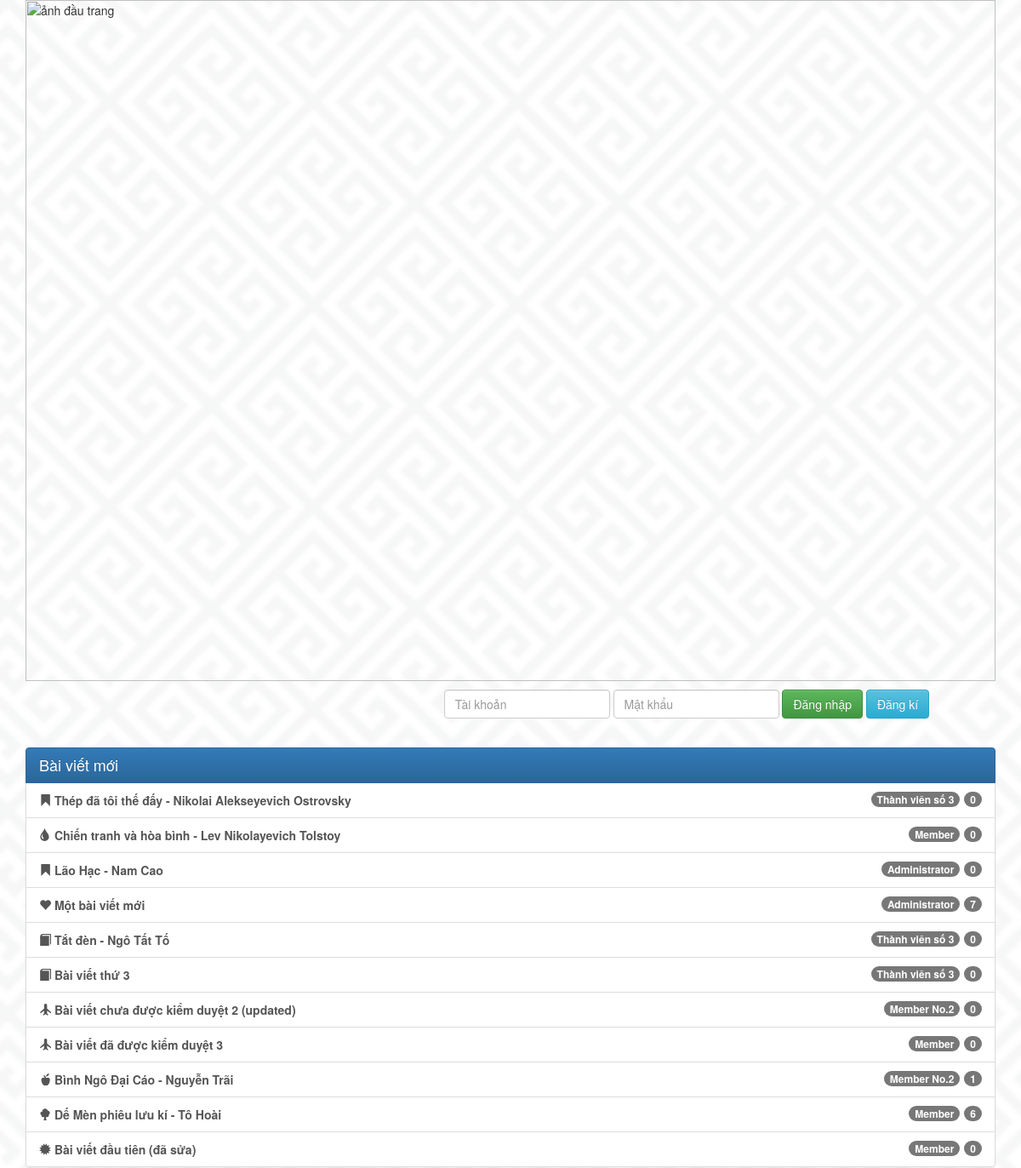
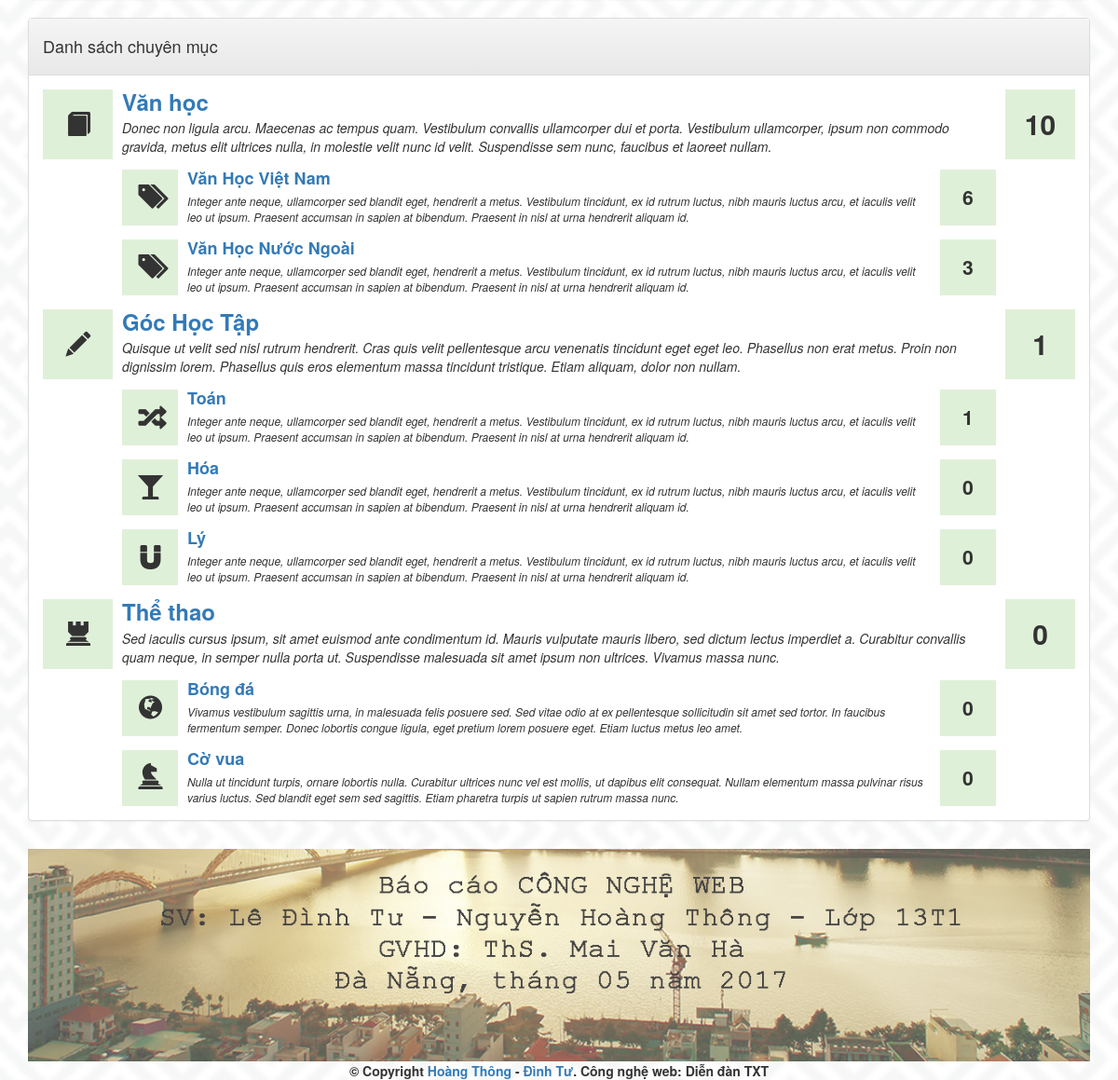
The page / on the database its author committed (2 pictures, top to bottom).
### tables this page shows
CREATE TABLE IF NOT EXISTS `posts` (
  `post_id` int(11) NOT NULL AUTO_INCREMENT,
  `topic_id` int(11) NOT NULL,
  `is_verified` bit(1) NOT NULL DEFAULT b'0',
  `post_title` varchar(100) NOT NULL,
  `post_content` text NOT NULL,
  `created_time` timestamp NOT NULL DEFAULT CURRENT_TIMESTAMP,
  `last_edit_time` timestamp NULL DEFAULT NULL,
  `icon_name` varchar(50) NOT NULL DEFAULT 'th',
  `username` varchar(50) NOT NULL,
  PRIMARY KEY (`post_id`)
);

CREATE TABLE IF NOT EXISTS `users` (
  `username` varchar(50) NOT NULL,
  `password` varchar(50) NOT NULL,
  `level` tinyint(4) NOT NULL DEFAULT '4',
  `full_name` varchar(50) NOT NULL,
  `email` varchar(50) NOT NULL,
  `is_blocked` bit(1) NOT NULL DEFAULT b'0',
  `created_time` timestamp NOT NULL DEFAULT CURRENT_TIMESTAMP,
  `last_login_time` timestamp NULL DEFAULT NULL,
  `avatar_url` varchar(255) DEFAULT 'images/member_96px.png',
  PRIMARY KEY (`username`),
  UNIQUE KEY `email` (`email`)
);

CREATE TABLE IF NOT EXISTS `topics` (
  `topic_id` int(11) NOT NULL AUTO_INCREMENT,
  `parent_topic_id` int(11) DEFAULT NULL,
  `topic_title` varchar(50) NOT NULL,
  `level` tinyint(4) NOT NULL DEFAULT '6',
  `description` varchar(255) DEFAULT NULL,
  `created_time` timestamp NOT NULL DEFAULT CURRENT_TIMESTAMP,
  `icon_name` varchar(50) NOT NULL DEFAULT 'th',
  PRIMARY KEY (`topic_id`)
);

### _func.php (called while the page is built, shortened)
<?php
function get_posts_number($connection, $topic_id) {
	$user_level = LEVEL_VISITOR;
	if ($user_level < LEVEL_MEMBER) {
		$hide_unverified_posts = "";
	} else {
		$hide_unverified_posts = " posts.is_verified = 1 and ";
	}
	$num = 0;
	$sql = "select count(post_id) from posts where $hide_unverified_posts topic_id = $topic_id";
	$result = mysql_query($sql, $connection);
	if ($result) {
		if ($row = mysql_fetch_array($result)) {
			$num = $row[0];
		}
		$sql_2 = "select topic_id from topics where parent_topic_id = $topic_id";
		$result_2 = mysql_query($sql_2, $connection);
		if ($result_2) {
			while ($row_2 = mysql_fetch_array($result_2)) {
				$num += get_posts_number($connection, $row_2[0]);
			}
		}
	}
	return $num;
}
function get_replies_number($connection, $post_id) {
	$sql = "select count(reply_id) from replies where post_id = $post_id";
	$result = mysql_query($sql, $connection);
	if ($result) {
		if ($row = mysql_fetch_array($result)) {
			return $row[0];
		}
	}
	return 0;
}
?>

### index.php (the view, shortened to what this page needs)
<?php
	include('_header.php');
	include('_func.php');
?>
	<div class="container">
		<div class="list-group">
			<h4 class="list-group-item active">Bài viết mới</h4>
			<?php
				if (isset($_SESSION['session_level']) && $_SESSION['session_level'] < LEVEL_MEMBER) {
					$where_clause_hide_unverified_posts = " posts.username = users.username ";
				} else {
					$include_my_posts = (isset($_SESSION['session_username']) ? ("or posts.username = '".$_SESSION['session_username'])."'" : "");
					$where_clause_hide_unverified_posts = " posts.username = users.username and (posts.is_verified = 1 $include_my_posts )";
				}
				$select_new_posts = 'select post_id, post_title, icon_name, full_name, is_verified
					from posts, users
					where ' .$where_clause_hide_unverified_posts. '
					order by posts.created_time DESC
					limit 0 , ' .MAX_NEW_ITEMS;
				$result_new_posts = mysql_query($select_new_posts, $connection);
				if ($result_new_posts) {
					while ($row = mysql_fetch_assoc($result_new_posts)) {
						$highlighted_item = "";
						echo '
							<a class="list-group-item '.$highlighted_item.'" href="view_post.php?post_id='.$row['post_id'].'">
								<span class="glyphicon glyphicon-' .$row['icon_name']. '"></span>
								<strong>'.$row['post_title'].'</strong>
								<span class="badge">'. get_replies_number($connection, $row['post_id']) .'</span>
								<span class="badge">'.$row['full_name'].'</span>
							</a>';
					}
				}
			?>
		</div>
		<div class="panel panel-default">
			<div class="panel-heading"><h4>Danh sách chuyên mục</h4></div>
			<div class="panel-body">
				<?php
					$user_level = LEVEL_VISITOR;
					$select_topics = 'select * from topics where parent_topic_id is null and level >= ' .$user_level;
					$result_topics = mysql_query($select_topics, $connection);
					if ($result_topics) {
						while ($row = mysql_fetch_assoc($result_topics)) {
							$nested_topics_html = '';
							$select_child_topics = 'select * from topics where parent_topic_id = ' .$row['topic_id']. ' and level >= ' .$user_level;
							$result_nested_topics = mysql_query($select_child_topics, $connection);
							if ($result_nested_topics) {
								while ($nested_row = mysql_fetch_assoc($result_nested_topics)) {
									$nested_topics_html .= '
										<div class="media">
											<div class="media-left">
												<div class="square-box small">
													<div class="square-content">
														<div class="bg-success"><span class="glyphicon glyphicon-' .$nested_row['icon_name']. '"></span></div>
													</div>
												</div>
											</div>
											<div class="media-body">
												<h4 class="media-heading"><a href="view_topic.php?topic_id=' .$nested_row['topic_id']. '"><strong>' .$nested_row['topic_title']. '</strong></a></h4>
												<em class="small">' .$nested_row['description']. '</em>
											</div>
											<div class="media-right">
												<div class="square-box small">
													<div class="square-content">
														<div class="bg-success"><span><small>' .get_posts_number($connection, $nested_row['topic_id']). '</small></span></div>
													</div>
												</div>
											</div>
										</div>
									';
								}
							}
							echo '
								<div class="media">
									<div class="media-left">
										<div class="square-box">
											<div class="square-content">
												<div class="bg-success"><span class="glyphicon glyphicon-' .$row['icon_name']. '"></span></div>
											</div>
										</div>
									</div>
									<div class="media-body">
										<h3 class="media-heading"><a href="view_topic.php?topic_id=' .$row['topic_id']. '"><strong>' .$row['topic_title']. '</strong></a></h3>
										<em>' .$row['description']. '</em>
										' .$nested_topics_html. '
									</div>
									<div class="media-right">
										<div class="square-box">
											<div class="square-content">
												<div class="bg-success"><span><big>' .get_posts_number($connection, $row['topic_id']). '</big></span></div>
											</div>
										</div>
									</div>
								</div>
							';
						}
					}
				?>
			</div>
		</div>
	</div>
<?php
	include('_footer.php');
?>

### css/texteditor.css (style rules this page uses)
*, *:before, *:after { box-sizing: border-box; -webkit-font-smoothing: antialiased; -moz-osx-font-smoothing: greyscale; }
body { background: #fff; }

### _header.php (style rules this page uses)
body { background: url("images/background-pattern.png") repeat; }
.square-box { position:relative;width:75px;heigh:75px;overflow:hidden }
.small { width:60px;heigh:60px; }
em.small { font-size:12px; }
.square-box:before { content:"";display:block;padding-top:100% }
.square-content { position:absolute;top:0;left:0;bottom:0;right:0 }
.square-content div { display:table;width:100%;height:100% }
.square-content span { display:table-cell;text-align:center;vertical-align:middle;font-weight:700;font-size:25px }

### rows shown on the page
posts: post_title "Thép đã tôi thế đấy - Nikolai Alekseyevich Ostrovsky", post_id "0", users.full_name "Thành viên số 3"
posts: post_title "Chiến tranh và hòa bình - Lev Nikolayevich Tolstoy", post_id "0", users.full_name "Member"
posts: post_title "Lão Hạc - Nam Cao", post_id "0", users.full_name "Administrator"
posts: post_title "Một bài viết mới", post_id "7", users.full_name "Administrator"
posts: post_title "Tắt đèn - Ngô Tất Tố", post_id "0", users.full_name "Thành viên số 3"
posts: post_title "Bài viết thứ 3", post_id "0", users.full_name "Thành viên số 3"
posts: post_title "Bài viết chưa được kiểm duyệt 2 (updated)", post_id "0", users.full_name "Member No.2"
posts: post_title "Bài viết đã được kiểm duyệt 3", post_id "0", users.full_name "Member"
posts: post_title "Bình Ngô Đại Cáo - Nguyễn Trãi", post_id "1", users.full_name "Member No.2"
posts: post_title "Dế Mèn phiêu lưu kí - Tô Hoài", post_id "6", users.full_name "Member"
posts: post_title "Bài viết đầu tiên (đã sửa)", post_id "0", users.full_name "Member"
topics: topic_title "Văn học", description "Donec non ligula arcu. Maecenas ac tempus quam. Vestibulum convallis ullamcorper dui et porta. Vestibulum ullamcorper, ipsum non commodo gravida, metus elit ultrices nulla, in molestie velit nunc id velit. Suspendisse sem nunc, faucibus et laoreet nullam.", topic_id "10"
topics: topic_title "Văn Học Việt Nam", description "Integer ante neque, ullamcorper sed blandit eget, hendrerit a metus. Vestibulum tincidunt, ex id rutrum luctus, nibh mauris luctus arcu, et iaculis velit leo ut ipsum. Praesent accumsan in sapien at bibendum. Praesent in nisl at urna hendrerit aliquam id.", topic_id "6"
topics: topic_title "Văn Học Nước Ngoài", description "Integer ante neque, ullamcorper sed blandit eget, hendrerit a metus. Vestibulum tincidunt, ex id rutrum luctus, nibh mauris luctus arcu, et iaculis velit leo ut ipsum. Praesent accumsan in sapien at bibendum. Praesent in nisl at urna hendrerit aliquam id.", topic_id "3"
topics: topic_title "Góc Học Tập", description "Quisque ut velit sed nisl rutrum hendrerit. Cras quis velit pellentesque arcu venenatis tincidunt eget eget leo. Phasellus non erat metus. Proin non dignissim lorem. Phasellus quis eros elementum massa tincidunt tristique. Etiam aliquam, dolor non nullam.", topic_id "1"
topics: topic_title "Toán", description "Integer ante neque, ullamcorper sed blandit eget, hendrerit a metus. Vestibulum tincidunt, ex id rutrum luctus, nibh mauris luctus arcu, et iaculis velit leo ut ipsum. Praesent accumsan in sapien at bibendum. Praesent in nisl at urna hendrerit aliquam id.", topic_id "1"
topics: topic_title "Hóa", description "Integer ante neque, ullamcorper sed blandit eget, hendrerit a metus. Vestibulum tincidunt, ex id rutrum luctus, nibh mauris luctus arcu, et iaculis velit leo ut ipsum. Praesent accumsan in sapien at bibendum. Praesent in nisl at urna hendrerit aliquam id.", topic_id "0"
topics: topic_title "Lý", description "Integer ante neque, ullamcorper sed blandit eget, hendrerit a metus. Vestibulum tincidunt, ex id rutrum luctus, nibh mauris luctus arcu, et iaculis velit leo ut ipsum. Praesent accumsan in sapien at bibendum. Praesent in nisl at urna hendrerit aliquam id.", topic_id "0"
topics: topic_title "Thể thao", description "Sed iaculis cursus ipsum, sit amet euismod ante condimentum id. Mauris vulputate mauris libero, sed dictum lectus imperdiet a. Curabitur convallis quam neque, in semper nulla porta ut. Suspendisse malesuada sit amet ipsum non ultrices. Vivamus massa nunc.", topic_id "0"
topics: topic_title "Bóng đá", description "Vivamus vestibulum sagittis urna, in malesuada felis posuere sed. Sed vitae odio at ex pellentesque sollicitudin sit amet sed tortor. In faucibus fermentum semper. Donec lobortis congue ligula, eget pretium lorem posuere eget. Etiam luctus metus leo amet.", topic_id "0"
topics: topic_title "Cờ vua", description "Nulla ut tincidunt turpis, ornare lobortis nulla. Curabitur ultrices nunc vel est mollis, ut dapibus elit consequat. Nullam elementum massa pulvinar risus varius luctus. Sed blandit eget sem sed sagittis. Etiam pharetra turpis ut sapien rutrum massa nunc.", topic_id "0"
